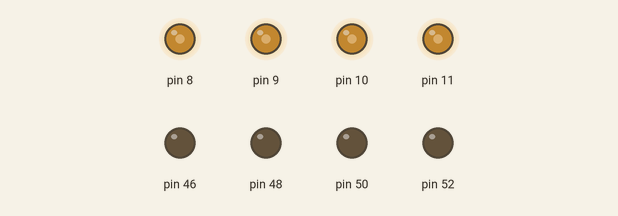
A sketch run on a simulated Arduino Mega 2560, built with avr-gcc and run on an emulated ATmega2560. On the bench: output pins drawn as LEDs (lit = HIGH). At 16.0 s the program stops and its outputs stay as they are.

Above: at 0.05 s.
At 4.05 s:
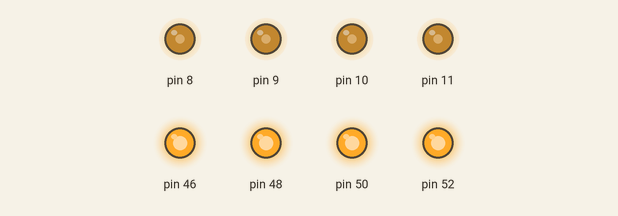
At 7.95 s:
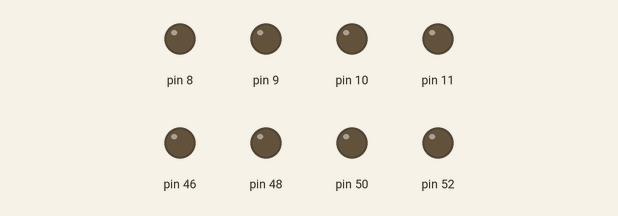
Timing chart, 0 to 10.4 s (numbered marks = the images above):
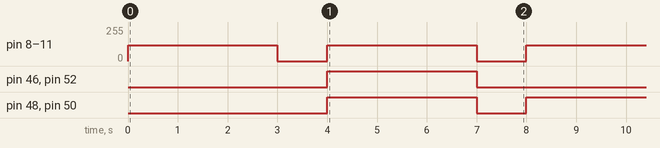

The sketch:

motorDrive.ino
```cpp
// put your setup code here, to run once:
// F = forward, B = backward
// R = right side, L = left side
// define pins for each motor speed & direction:
// not sure on these but I'm guessing:
#define FL (8)
#define FR (9)
#define BL (10)
#define BR (11)
// we'll update this tomorrow once we define our motor pins

void setup() {
  // speed pins (pwm. analog write values from 0-255)
  pinMode(8,OUTPUT);
  pinMode(9,OUTPUT);
  pinMode(10,OUTPUT);
  pinMode(11,OUTPUT);

  // motor direction pins (GPIOs)
  pinMode(46,OUTPUT);
  pinMode(48,OUTPUT);
  pinMode(50,OUTPUT);
  pinMode(52,OUTPUT);
}

void loop() {
  driveForward(120);
  delay(3000);
  stopRobot();
  delay(1000);
  driveBackward(120);
  delay(3000);
  stopRobot();
  delay(1000);
  driveLeft(120);
  delay(3000);
  stopRobot();
  delay(1000);
  driveRight(120);
  delay(3000);
  stopRobot();
  delay(1000);


  while(1) {};

}

void stopRobot() {
  digitalWrite(46,LOW);
  digitalWrite(48,LOW);
  digitalWrite(50,LOW);
  digitalWrite(52,LOW);
  analogWrite(8,0);
  analogWrite(9,0);
  analogWrite(10,0);
  analogWrite(11,0);
}

void driveForward(int magnitude) {
  // direction
  digitalWrite(46,LOW);
  digitalWrite(48,LOW);
  digitalWrite(50,LOW);
  digitalWrite(52,LOW);
  // speed
  analogWrite(8,magnitude);
  analogWrite(9,magnitude);
  analogWrite(10,magnitude);
  analogWrite(11,magnitude);
}

void driveBackward(int magnitude) {
  // direction
  digitalWrite(46,HIGH);
  digitalWrite(48,HIGH);
  digitalWrite(50,HIGH);
  digitalWrite(52,HIGH);
  // speed
  analogWrite(8,magnitude);
  analogWrite(9,magnitude);
  analogWrite(10,magnitude);
  analogWrite(11,magnitude);
}

void driveLeft(int magnitude) {
  digitalWrite(46,LOW);
  digitalWrite(48,HIGH); // reverse
  digitalWrite(50,HIGH); // reverse
  digitalWrite(52,LOW);
  analogWrite(8,magnitude);
  analogWrite(9,magnitude);
  analogWrite(10,magnitude);
  analogWrite(11,magnitude);
}

void driveRight(int magnitude) {
  digitalWrite(46,HIGH); // FR?
  digitalWrite(48,LOW);
  digitalWrite(50,LOW);
  digitalWrite(52,HIGH); // BL?
  analogWrite(8,magnitude);
  analogWrite(9,magnitude);
  analogWrite(10,magnitude);
  analogWrite(11,magnitude);
}
```

Measured:
- by itself, pin 8–11: alternates 120/255 for 3.0 s and 0/255 for 1.0 s
- by itself, pin 46, pin 52: alternates HIGH for 3.0 s and LOW for 5.0 s
- by itself, pin 48, pin 50: alternates HIGH for 3.0 s and LOW for 1.0 s, 4 changes in all, then stays LOW
